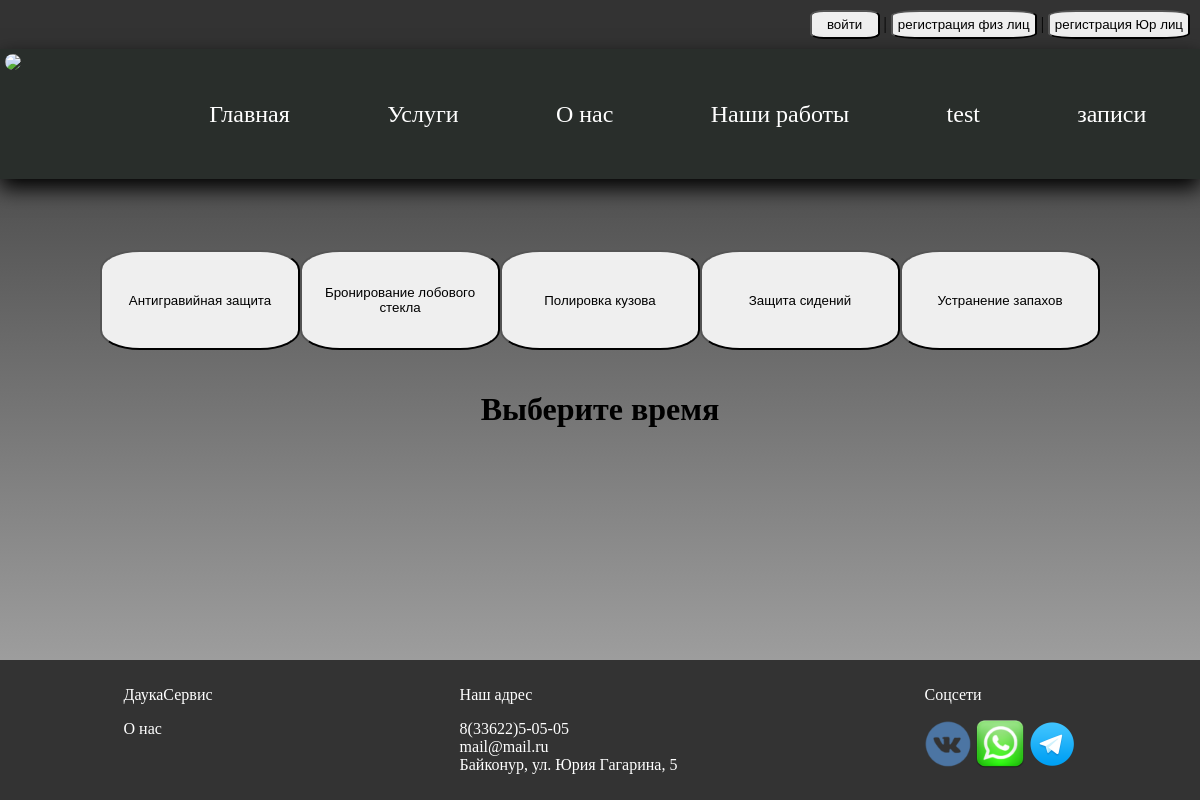
Before: /calendar_events with the older database file.
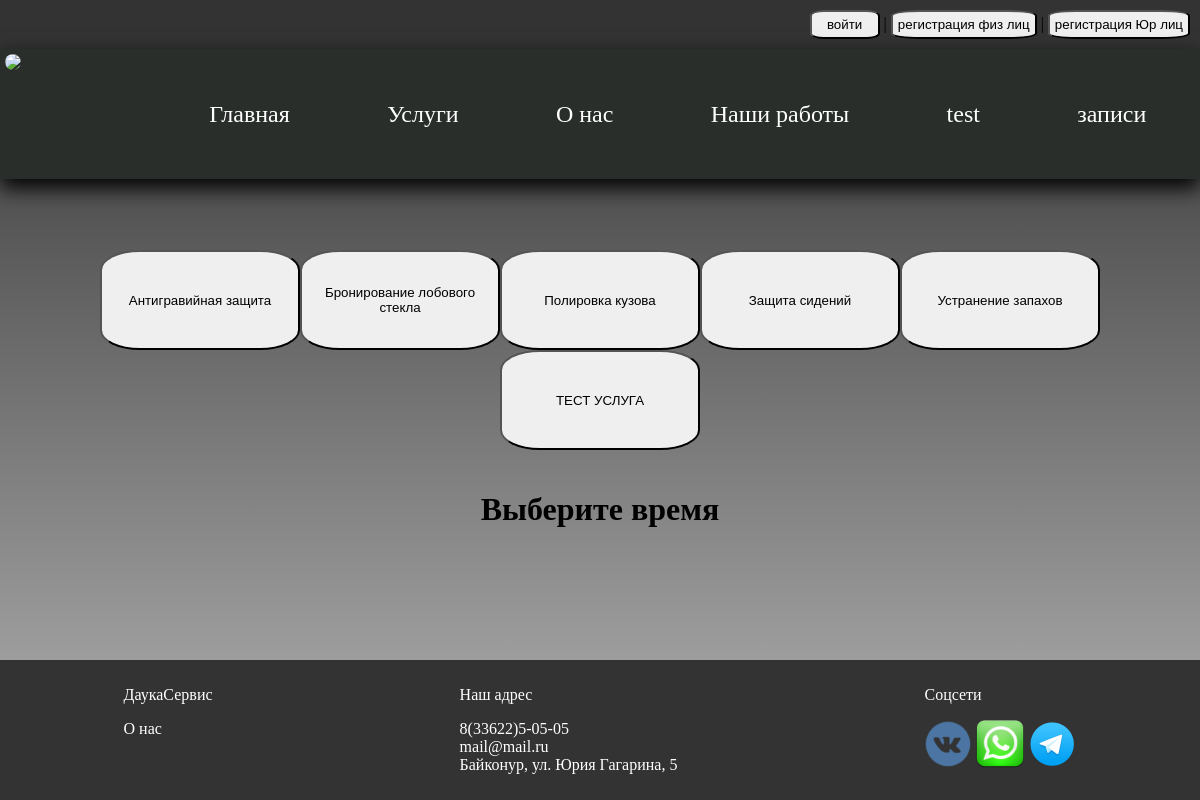
After: the same page with the newer database file.
### autoService/models.py (models this page shows)
class Service(models.Model):
    title = models.CharField('название услуги', max_length=100)
    description = models.TextField('описание')
    group = models.ForeignKey(GroupService, verbose_name='группа', on_delete=models.CASCADE)
    user = models.ManyToManyField(CustomUser, verbose_name='Мастера', related_name='services')
    class Meta:
        verbose_name = 'Услуга'
        verbose_name_plural = 'Услуги'
    def __str__(self):
        return self.title

### autoService/views.py (the view)
# urls.py: path('calendar_events', calendar_events, name='calendar_events'),
def calendar_events(request):
    services = Service.objects.all()
    context = {
        'services': services,
    }
    return render(request, 'calendar_events_new.html', context)

### userManager/views.py (called while the page is built)
def auth_form_processor(request):
    creating_form = UserForm()
    auth_form = AuthenticationForm()
    creating_form_legal = LegalEntity()
    return {
        'creating_form': creating_form,
        'auth_form': auth_form,
        'creating_form_legal': creating_form_legal,
    }

### templates/calendar_events_new.html (shortened to what this page needs)
{% extends 'base.html' %}
{% block content %}
<div class="d-flex f-wrap" style="margin-top: 50px; justify-content:center;">
    {% for service in services %}
    <div class="tile">
        <button class="tile__btn" onclick="loadCalendar('{{service.id}}')">{{service}}</button>
    </div>
    {% endfor %}
</div>
<h1>Выберите время</h1>
{% endblock %}

Changed rows visible on the page:
added Service: title "ТЕСТ УСЛУГА"
